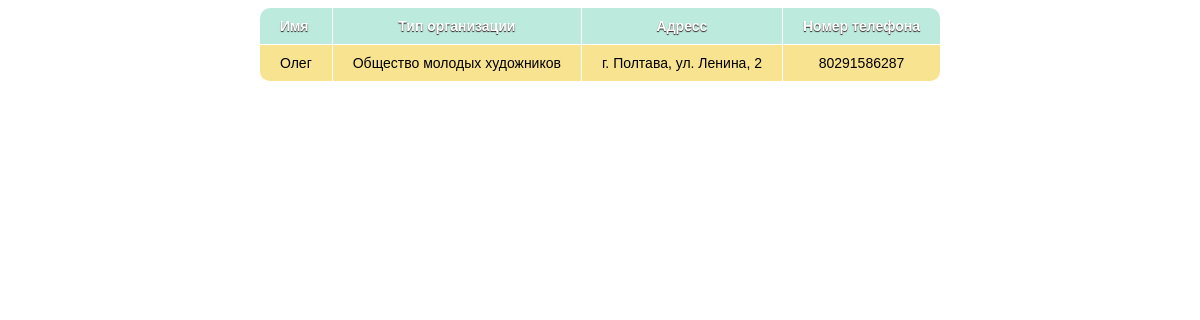
Page /owners on the earlier database version.
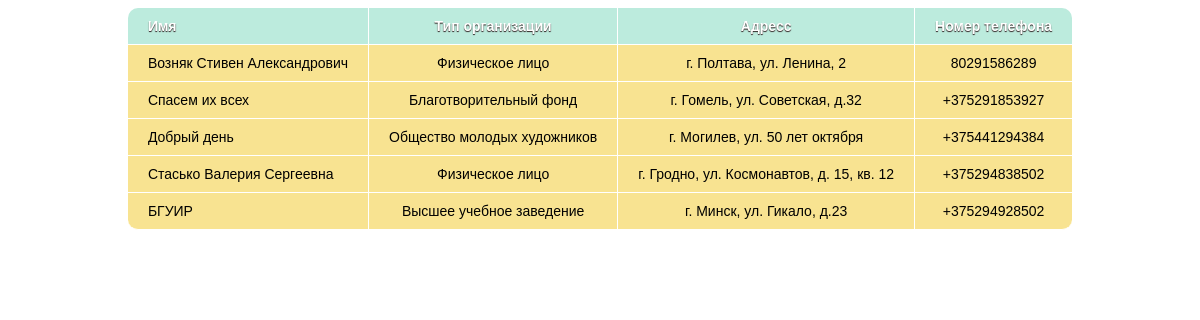
Same page on the later database version.
### app/models.py (models this page shows, shortened)
class Owner(models.Model):
    name = models.CharField(max_length=100)
    type_of_organization = models.CharField(max_length=100)
    address = models.CharField(max_length=100)
    phone_number = models.CharField(max_length=100)

### app/views.py (the view)
# urls.py: path('owners', owners, name='owner'),
def owners(request):
    return render(request, 'menu_owner.html', {'owners': Owner.objects.all()})

### app/templates/menu_owner.html (shortened to what this page needs)
<!DOCTYPE html>
<html lang="en">
<head>
</head>
<body>
<center>
        <table>
            <tr>
                <th>Имя</th>
                <th>Тип организации</th>
                <th>Адресс</th>
                <th>Номер телефона</th>
            </tr>
            {% for owner in owners %}
                <tr>
                    <td>{{ owner.name }}</td>
                    <td>{{ owner.type_of_organization }}</td>
                    <td>{{ owner.address }}</td>
                    <td>{{ owner.phone_number }}</td>
                </tr>
            {% endfor %}
        </table>
    </center>
</body>
</html>

### app/templates/menu_owner.html (style rules this page uses)
table { font-family: "Lucida Sans Unicode", "Lucida Grande", Sans-Serif; font-size: 14px; border-radius: 10px; border-spacing: 0; text-align: center; }
th { background: #BCEBDD; color: white; text-shadow: 0 1px 1px #2D2020; padding: 10px 20px; }
th, td { border-style: solid; border-width: 0 1px 1px 0; border-color: white; }
th:first-child, td:first-child { text-align: left; }
th:first-child { border-top-left-radius: 10px; }
th:last-child { border-top-right-radius: 10px; border-right: none; }
td { padding: 10px 20px; background: #F8E391; }
tr:last-child td:first-child { border-radius: 0 0 0 10px; }
tr:last-child td:last-child { border-radius: 0 0 10px 0; }
tr td:last-child { border-right: none; }

Differences in the rows shown:
changed Owner "г. Полтава, ул. Ленина, 2": name "Олег" → "Возняк Стивен Александрович"; type_of_organization "Общество молодых художников" → "Физическое лицо"; phone_number "80291586287" → "80291586289"
added Owner: name "Спасем их всех", type_of_organization "Благотворительный фонд", address "г. Гомель, ул. Советская, д.32", phone_number "+375291853927"
added Owner: name "Добрый день", type_of_organization "Общество молодых художников", address "г. Могилев, ул. 50 лет октября", phone_number "+375441294384"
added Owner: name "Стасько Валерия Сергеевна", type_of_organization "Физическое лицо", address "г. Гродно, ул. Космонавтов, д. 15, кв. 12", phone_number "+375294838502"
added Owner: name "БГУИР", type_of_organization "Высшее учебное заведение", address "г. Минск, ул. Гикало, д.23", phone_number "+375294928502"
